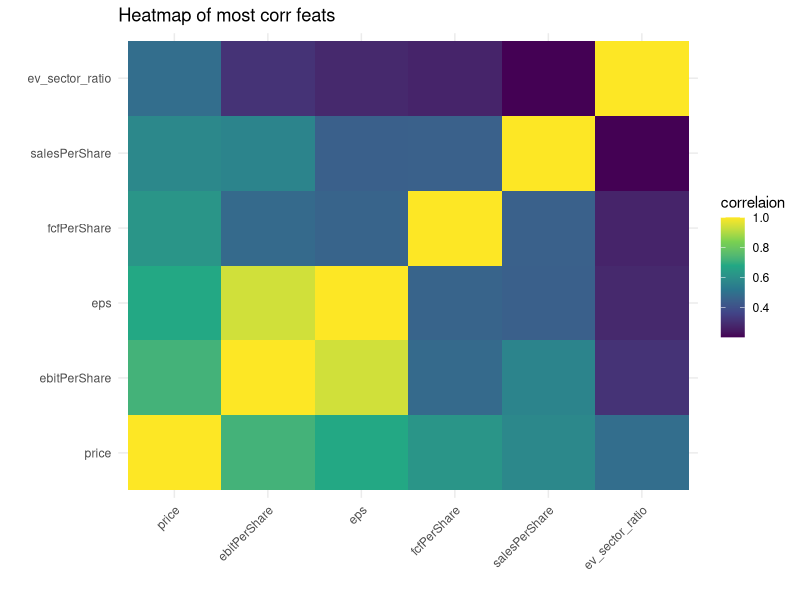
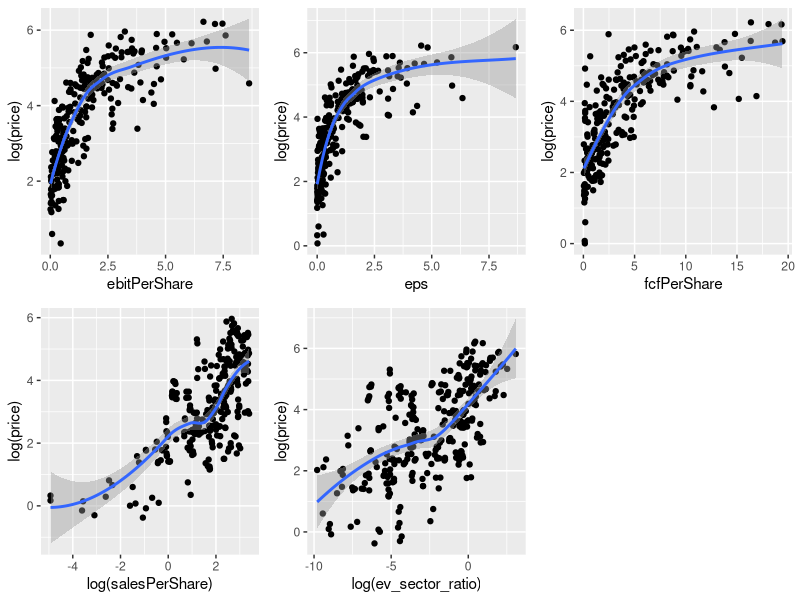
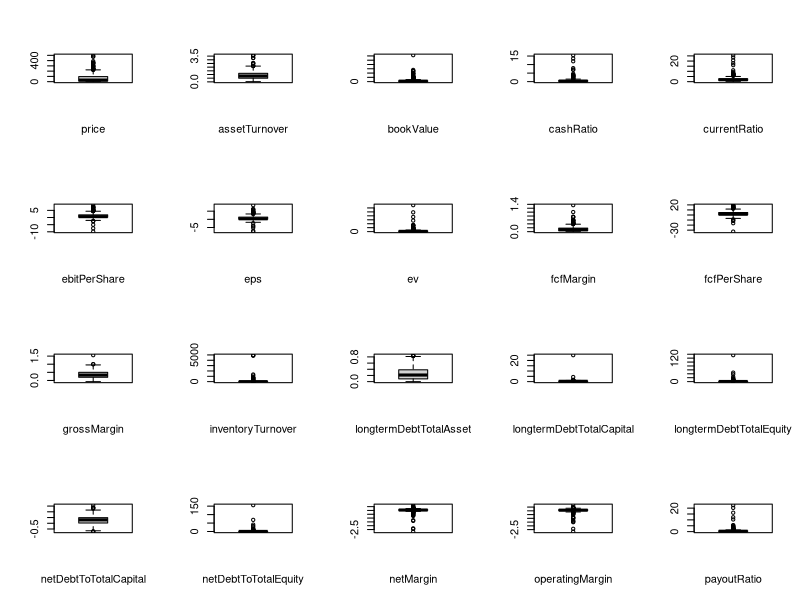
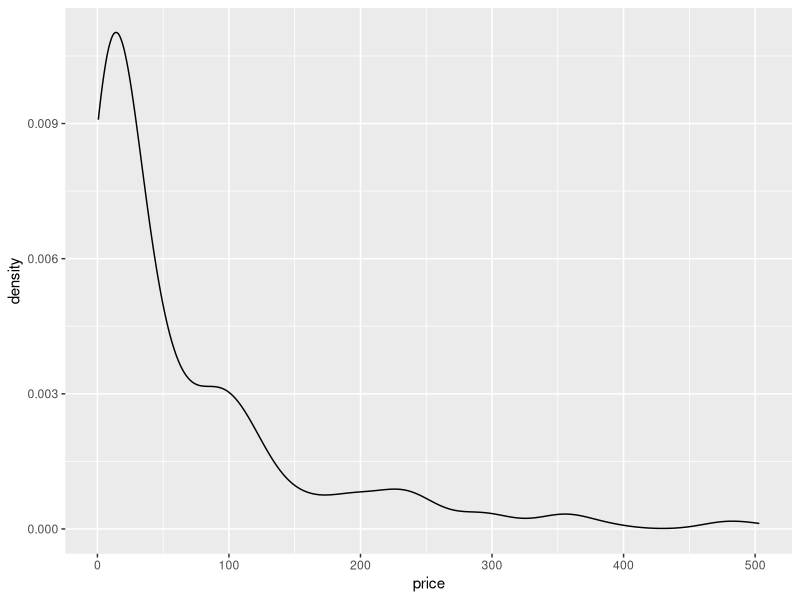
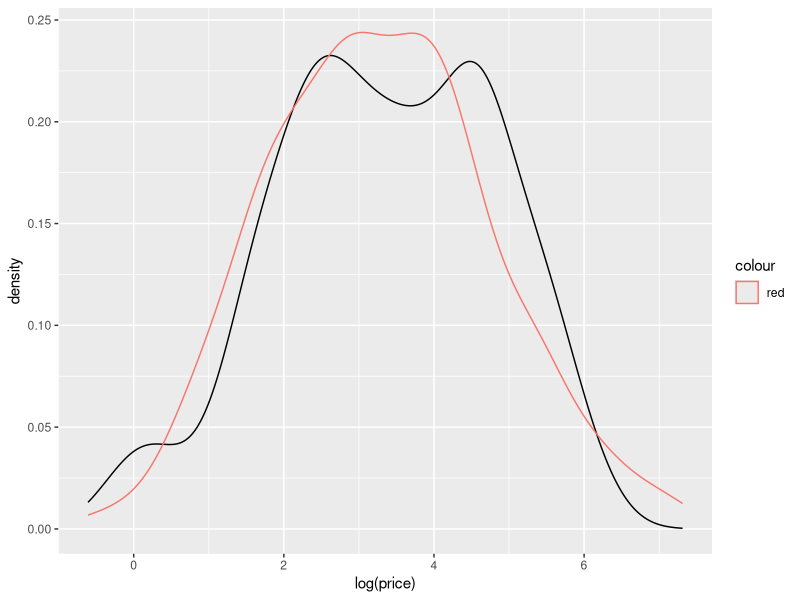
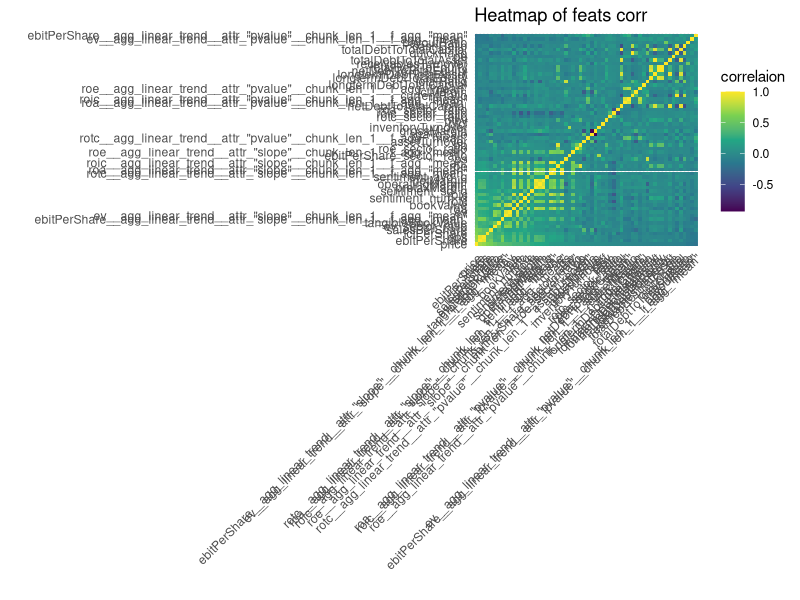
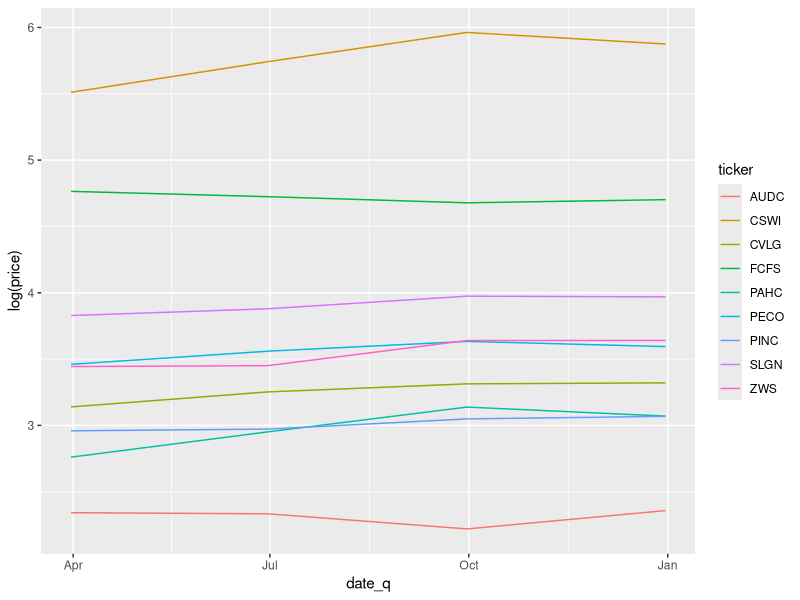
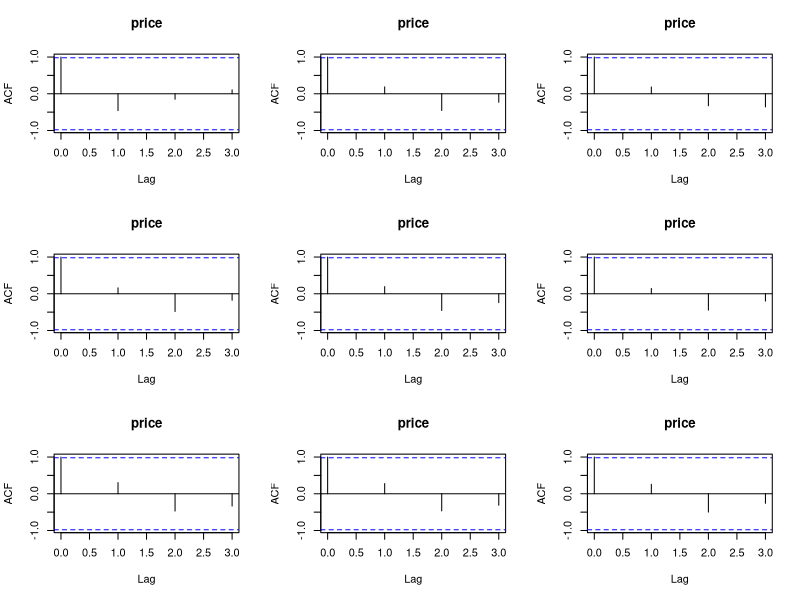

Write the R code that produced these figures, in order.
library(tidyverse)
library(ggplot2)
library(ggpubr)
library(MASS)
library(e1071)

# load the data
df = readr::read_csv("target_with_feats.csv")
df = df |> distinct()
df
dim(df)
summary(df)

# high number of null value, check if missing are random respect to price feature
summary(lm(price ~ is.na(ebitPerShare), data = df))
summary(lm(price ~ is.na(fcfPerShare), data = df))
summary(lm(price ~ is.na(salesPerShare), data = df))
summary(lm(price ~ is.na(ev_sector_ratio), data = df))

# companies with lower price have more probability to have missing data

na_tick_ebit = df |>
  group_by(ticker) |>
  summarise(avg_na = mean(is.na(ebitPerShare))) |>
  arrange(desc(avg_na)) |>
  filter(avg_na == 1) |> 
  dplyr::select(ticker)

summary(df[df$ticker %in% na_tick_ebit[['ticker']], ])
# lots of companies have null in most of the features

features_name = df %>%  names %>% setdiff(c('date_q', 'ticker', 'price'))
df = df |> filter((!if_all(features_name, is.na)) & !(ticker %in% na_tick_ebit[['ticker']]))

# find the features most correlated with the response variable
cor_feats = cor(df |> dplyr::select(- c('date_q', 'ticker', 'finnhubIndustry')) |> drop_na())
cor_feats_name = names(sort(cor_feats['price', ], decreasing = TRUE)[1:6])

cor_long <- as.data.frame(as.table(cor_feats[cor_feats_name, cor_feats_name])) %>%
  rename(x = Var1, y = Var2, correlation = Freq)

ggplot(cor_long, aes(x = x, y = y, fill = correlation)) +
  geom_tile() +
  scale_fill_viridis_c() +  
  theme_minimal() +        
  labs(title = "Heatmap of most corr feats",
       x = "",
       y = "",
       fill = "correlaion") +
  theme(axis.text.x = element_text(angle = 45, hjust = 1))  

cor_feats[cor_feats_name, cor_feats_name]


# scatter with the most correlaed feats with price
# there are some outlier in both covariate and target variable, 
# so some filter are necessary
df = df |> filter(price > 0 & price < 10000)
p1 = df |>
  filter(ebitPerShare > 0 & ebitPerShare < 30) |>
  ggplot(aes(x = ebitPerShare, y = log(price))) + 
  geom_point() + 
  geom_smooth()

p2 = df |>
  filter(eps > 0 & eps < 30) |>
  ggplot(aes(x = eps, y = log(price))) + 
  geom_point() + 
  geom_smooth()

p3 = df |>
  filter(fcfPerShare > 0 & fcfPerShare < 30) |>
  ggplot(aes(x = fcfPerShare, y = log(price))) + 
  geom_point() + 
  geom_smooth()

p4 = df |>
  filter(salesPerShare > 0 & salesPerShare < 30) |>
  ggplot(aes(x = log(salesPerShare), y = log(price))) + 
  geom_point() + 
  geom_smooth()

p5 = df |>
  filter(ev_sector_ratio > 0) |>
  ggplot(aes(x = log(ev_sector_ratio), y = log(price))) + 
  geom_point() + 
  geom_smooth()


ggarrange(p1, p2, p3, p4, p5, ncol = 3, nrow = 2)


# compute a simple linear model 
df_filtered = df |> 
  filter(
    ev_sector_ratio > 0 & 
    salesPerShare > 0 & 
    ebitPerShare > 0 & ebitPerShare < 30 & 
    eps > 0 & eps < 30 & 
    fcfPerShare > 0 & fcfPerShare < 30
)
model = lm(
  log(price) ~ ebitPerShare + eps + log(salesPerShare) +
  fcfPerShare + log(ev_sector_ratio) + finnhubIndustry, 
  data = df_filtered
)
summary(model)


# boxplot of some features
quartz()
par(mfrow = c(4, 5))
numeric_feats = names(df[, sapply(df, class) == "numeric"][1:20])
for(feat in numeric_feats)
  boxplot(df[,feat], xlab = as.character(feat))

# density of price
df |>
  ggplot(aes(x = price)) +
  geom_density()

df |>
  mutate(norm_price = rnorm(nrow(df), mean = mean(log(df$price)), sd = sd(log(df$price)))) |>
  ggplot(aes(x = log(price))) +
  geom_density() + 
  geom_density(aes(x = norm_price, color='red'))

ks.test(log(df$price), 'pnorm')
kurtosis(log(df$price))
skewness(log(df$price))

# correlation between covariates
cor_feats = cor(df |> dplyr::select(- c('date_q', 'ticker', 'finnhubIndustry')) |> drop_na())
cor_feats_name = names(sort(cor_feats['price', ], decreasing = TRUE))

cor_long <- as.data.frame(as.table(cor_feats[cor_feats_name, cor_feats_name])) %>%
  rename(x = Var1, y = Var2, correlation = Freq)

ggplot(cor_long, aes(x = x, y = y, fill = correlation)) +
  geom_tile() +
  scale_fill_viridis_c() +  
  theme_minimal() +        
  labs(title = "Heatmap of feats corr",
       x = "",
       y = "",
       fill = "correlaion") +
  theme(axis.text.x = element_text(angle = 45, hjust = 1))  

# acf of price for some companies
tk = df |> group_by(ticker) |> summarise(count=n()) |> arrange(desc(count)) 
tk = tk[["ticker"]][1:9]
df |>
  filter(ticker %in% tk) |>
  ggplot(aes(x = date_q, y = log(price), group = ticker, color = ticker)) +
  geom_line()

par(mfrow = c(3,3))
for(i in tk)
  df |> filter(ticker == i) |> dplyr::select(price) |> mutate(price=log(price)) %>%  acf

par(mfrow = c(1,1))

# use t-1 price to control for autocorreelated data
df = df |>
  left_join(
    df |> 
      dplyr::select(ticker, date_q, price) |>
      mutate(date_q = as.Date(date_q)  %m-% months(3)) |>
      rename(c('price_tm1' = price)),
    join_by(ticker, date_q)
  )


model = lm(log(price) ~ #offset(1*log(price_tm1)) + 
             log(price_tm1) + 
             ebitPerShare + eps + cashRatio + 
             `ebitPerShare__agg_linear_trend__attr_"slope"__chunk_len_1__f_agg_"mean"` +
             roa + bookValue, data = df)
summary(model)
plot(model)
